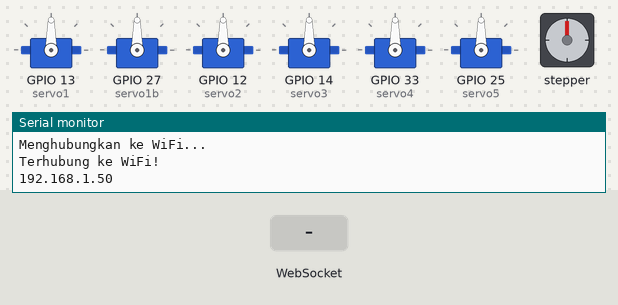
The sketch below on a simulated ESP32. Shown: 6 × servo, stepper motor, the last lines printed to the serial monitor. Inputs (shaded band) come from the test bench. WiFi joins after 1.5 s; servers stay silent unless stated; stepper angles assume 200 steps per turn.

Above: at 3.2 s.
3.3 s: WebSocket text "7" received
At 4.6 s:
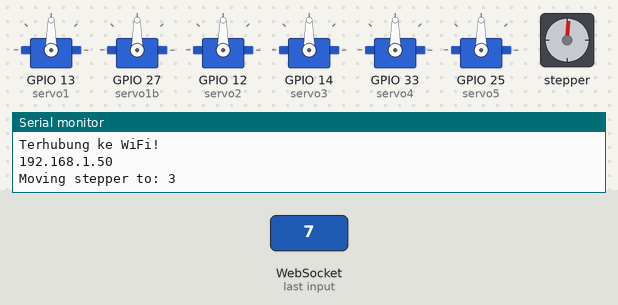
4.9 s: WebSocket text "1" received
At 5.2 s:
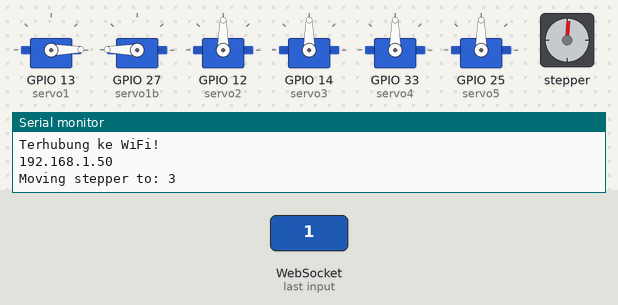
6.4 s: WebSocket text "2" received
At 7.5 s:
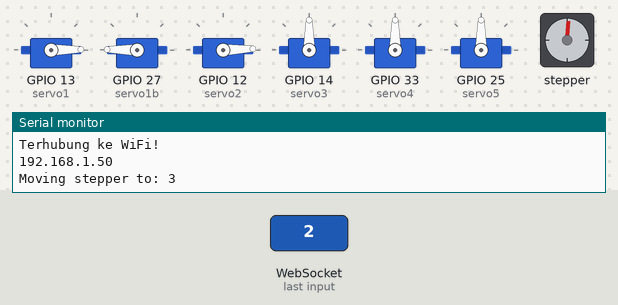
7.9 s: WebSocket text "3" received
At 8.6 s:
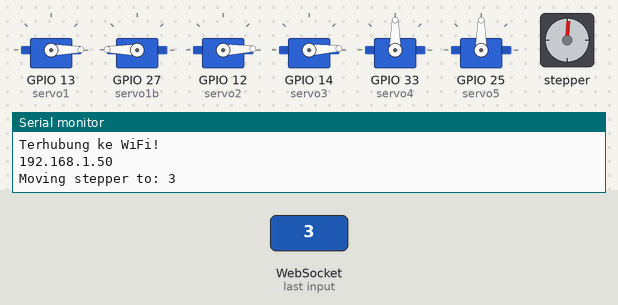
9.4 s: WebSocket text "4" received
At 9.8 s:
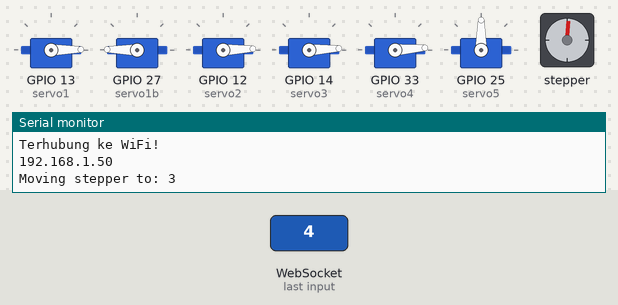
10.9 s: WebSocket text "5" received
At 12.1 s:
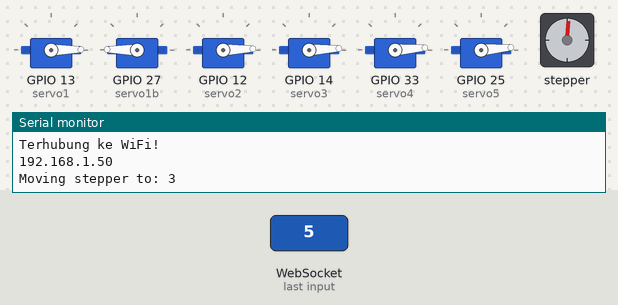
Timing chart, 0 to 13.4 s (numbered marks = the images above; inputs shaded):
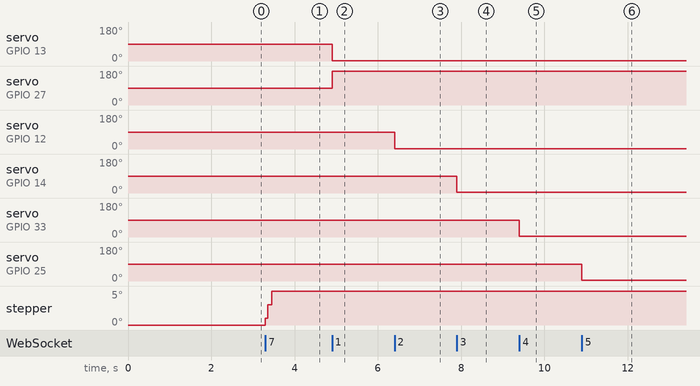

The sketch:

allcontrol.ino
```cpp
#include <WiFi.h>
#include <WebServer.h>
#include <WebSocketsServer.h>
#include <ESP32Servo.h>
#include <AccelStepper.h>

const char* ssid = "Kipas Angin";
const char* password = "11223344";

#define motorInterfaceType 1
#define dirPin 26  // Pin for direction
#define stepPin 35

AccelStepper stepper(motorInterfaceType, stepPin, dirPin);

WebServer server(80);            // HTTP server pada port 80
WebSocketsServer webSocket(81);  // WebSocket server pada port 81

Servo servo1;   // Lower arm servo 1
Servo servo1b;  // Lower arm servo 2 (tambahan)
Servo servo2;
Servo servo3;
Servo servo4;
Servo servo5;
Servo servo6;

const int stepsPerRevolution = 200;  // Jumlah langkah untuk 1 putaran penuh (360 derajat)

// Halaman HTML di-embed langsung di dalam kode
const char* htmlPage = R"rawliteral(
<!DOCTYPE html>
<html lang="en">
  <head>
    <meta charset="UTF-8" />
    <meta name="viewport" content="width=device-width, initial-scale=1.0" />
    <title>Robot Arm Control</title>
    <style>
      body {
        font-family: Arial, sans-serif;
        background-color: #f4f4f4;
        color: #333;
        margin: 0;
        padding: 20px;
        display: flex;
        flex-direction: column;
        align-items: center;
        justify-content: center;
        height: 100vh;
      }

      h1 {
        color: #333;
        margin-bottom: 20px;
      }

      div {
        margin-bottom: 15px;
        width: 100%;
        max-width: 400px;
      }

      label {
        font-size: 1.2em;
        display: block;
        margin-bottom: 5px;
      }

      input[type="range"] {
        width: 100%;
        height: 5px;
        -webkit-appearance: none;
        appearance: none;
        background: #ddd;
        border-radius: 5px;
        outline: none;
      }

      input[type="range"]::-webkit-slider-thumb {
        -webkit-appearance: none;
        appearance: none;
        width: 20px;
        height: 20px;
        background: #333;
        cursor: pointer;
        border-radius: 50%;
      }

      input[type="range"]::-moz-range-thumb {
        width: 20px;
        height: 20px;
        background: #333;
        cursor: pointer;
        border-radius: 50%;
      }

      .degree-display {
        font-size: 1.2em;
        margin-top: 10px;
        text-align: center;
        color: #555;
      }

      .button-container {
        display: flex;
        gap: 10px;
        margin-top: 20px;
        flex-wrap: wrap;
      }

      button {
        padding: 10px 20px;
        font-size: 1em;
        background-color: #333;
        color: white;
        border: none;
        border-radius: 5px;
        cursor: pointer;
        transition: background-color 0.3s ease;
      }

      button:hover {
        background-color: #555;
      }

      /* Responsive styling */
      @media (max-width: 600px) {
        h1 {
          font-size: 1.5em;
        }

        label {
          font-size: 1em;
        }

        button {
          padding: 8px 15px;
          font-size: 0.9em;
        }
      }
    </style>
  </head>
  <body>
    <h1>Robot Arm Control</h1>

    <div>
      <label for="servo1">Lower Arm: <span id="servo1Degree">0</span>°</label>
      <input
        type="range"
        id="servo1"
        min="0"
        max="180"
        value="0"
        oninput="updateSlider(1, this.value)"
      />
    </div>

    <div>
      <label for="servo2">Center Arm: <span id="servo2Degree">0</span>°</label>
      <input
        type="range"
        id="servo2"
        min="0"
        max="180"
        value="0"
        oninput="updateSlider(2, this.value)"
      />
    </div>

    <div>
      <label for="servo3">Upper Arm: <span id="servo3Degree">0</span>°</label>
      <input
        type="range"
        id="servo3"
        min="0"
        max="180"
        value="0"
        oninput="updateSlider(3, this.value)"
      />
    </div>

    <div>
      <label for="servo4">Neck Gripper: <span id="servo4Degree">0</span>°</label>
      <input
        type="range"
        id="servo4"
        min="0"
        max="360"
        value="0"
        oninput="updateSlider(4, this.value)"
      />
    </div>

    <div>
      <label for="servo5">Gripper: <span id="servo5Degree">0</span>°</label>
      <input
        type="range"
        id="servo5"
        min="0"
        max="180"
        value="0"
        oninput="updateSlider(5, this.value)"
      />
    </div>

 <div>
      <label for="stepper">Stepper Motor Speed: <span id="stepperDegree">0</span>°</label>
      <input
        type="range"
        id="stepper"
        min="0"
        max="360"
        value="0"
        oninput="updateSlider(7, this.value)"
      />
    </div>

    <button id="start">Start Voice Command</button>
    <p id="status">Press start and speak a command...</p>

    <!-- Button Section -->
    <div class="button-container">
      <button id="recordBtn" onclick="sendCommand('record')">Record</button>
      <button id="stopRecordBtn" onclick="sendCommand('stopRecord')">Stop Record</button>
      <button id="playRecordBtn" onclick="sendCommand('play')">Play Record</button>
      <button id="stopPlayBtn" onclick="sendCommand('stopPlay')">Stop Play</button>
    </div>

    <script>
      var webSocket = new WebSocket("ws://" + window.location.hostname + ":81/");

      ws.onmessage = function(event) {
            console.log("Message from ESP32: ", event.data);
      };

      // Web Speech API
      const startButton = document.getElementById('start');
      const statusText = document.getElementById('status');

      const recognition = new (window.SpeechRecognition || window.webkitSpeechRecognition)();
      recognition.lang = 'en-US'; // Set language to English
      recognition.interimResults = false; // Get final results only
      recognition.continuous = false; // Stop after one result

        // Start recognition when button is clicked
      startButton.addEventListener('click', () => {
          recognition.start();
          statusText.textContent = 'Listening...';
      });

       // When voice is recognized
        recognition.onresult = function(event) {
            const command = event.results[0][0].transcript.toLowerCase();
            console.log('Recognized command:', command);
            statusText.textContent = `Command: "${command}"`;

            // Send command to ESP32 via WebSocket
            ws.send(command);
        };

        recognition.onerror = function(event) {
            console.error('Speech Recognition Error:', event.error);
            statusText.textContent = 'Error occurred. Try again.';
        };

        recognition.onspeechend = function() {
                      recognition.stop();
                      statusText.textContent = 'Voice recognition stopped.';
        };

      function updateSlider(servo, angle) {
        document.getElementById(`servo${servo}Degree`).innerText = angle;
        sendServoPosition(servo, angle);

        if (servo === 7) {
          document.getElementById(`stepperDegree`).innerText = angle;  // Update Stepper angle display
        }
      }

      function sendServoPosition(servo, angle) {
        webSocket.send(servo + ":" + angle);
      }

      function sendCommand(command) {
        webSocket.send("cmd:" + command);
      }
    </script>
  </body>
</html>
)rawliteral";

void handleRoot() {
  server.send(200, "text/html", htmlPage);
}

// void handleVoiceCommand(String command) {
//   if (command.indexOf("move forward") != -1) {
//     // Gerakkan robot maju
//     Serial.println("Moving Forward...");
//     // Masukkan kode untuk gerakan maju
//   } else if (command.indexOf("rotate") != -1) {
//     // Gerakkan robot berputar
//     Serial.println("Rotating...");
//     // Masukkan kode untuk rotasi
//   } else if (command.indexOf("grab object") != -1) {
//     // Gerakkan lengan untuk mengambil objek
//     Serial.println("Grabbing Object...");
//     // Masukkan kode untuk mengambil objek
//   }
// }

void webSocketEvent(uint8_t num, WStype_t type, uint8_t* payload, size_t length) {
  if (type == WStype_TEXT) {
    String message = String((char*)payload);

    // Parsing pesan dari WebSocket (contoh: "1:90" berarti Servo 1, sudut 90 derajat)
    int servoIndex = message.substring(0, message.indexOf(':')).toInt();
    int angle = message.substring(message.indexOf(':') + 1).toInt();
    int targetPosition = (angle * stepsPerRevolution) / 360;

    // Serial.println("Command received: " + command);
    // handleVoiceCommand(command);

    // Kontrol servo sesuai dengan pesan yang diterima
    switch (servoIndex) {
      case 1:
        servo1.write(angle);
        servo1b.write(180 - angle);
        break;
      case 2:
        servo2.write(angle);
        break;
      case 3:
        servo3.write(angle);
        break;
      case 4:
        servo4.write(angle);
        break;
      case 5:
        servo5.write(angle);
        break;
      case 6:
        servo6.write(angle);
        break;
      case 7:
        // Mengonversi derajat ke langkah stepper
        int targetPosition = (angle * stepsPerRevolution) / 360;
        Serial.print("Moving stepper to: ");
        Serial.println(targetPosition);

        // Gerakkan stepper ke posisi yang ditentukan
        stepper.moveTo(targetPosition);
        break;
    }
  }
}

void setup() {
  Serial.begin(115200);

  // Koneksi ke WiFi
  WiFi.begin(ssid, password);
  while (WiFi.status() != WL_CONNECTED) {
    delay(1000);
    Serial.println("Menghubungkan ke WiFi...");
  }
  Serial.println("Terhubung ke WiFi!");
  Serial.println(WiFi.localIP());

  // Setup servo
  servo1.attach(13);   // Lower arm servo 1
  servo1b.attach(27);  // Lower arm servo 2 (terbalik)
  servo2.attach(12);   // Center arm
  servo3.attach(14);   // Upper arm
  servo4.attach(33);   // Neck gripper
  servo5.attach(25);   // Gripper

  // Inisialisasi stepper
  stepper.setMaxSpeed(500);       // Set kecepatan maksimum motor stepper
  stepper.setAcceleration(100);   // Set akselerasi agar motor bergerak dengan lebih smooth
  stepper.setCurrentPosition(0);  // Set posisi awal stepper ke 0
  stepper.stop();

  // WebSocket
  webSocket.begin();
  webSocket.onEvent(webSocketEvent);

  // Setup server
  server.on("/", handleRoot);
  server.begin();
}

void loop() {
  webSocket.loop();
  server.handleClient();

  stepper.run();  // Memastikan stepper bergerak ke posisi yang diinginkan
}
```

Measured:
- after the input at 4.9 s, servo on GPIO 13 (servo1): 90° → 1° at once; servo on GPIO 27 (servo1b): 90° → 179° at once
- after the input at 6.4 s, servo on GPIO 12 (servo2): 90° → 2° at once
- after the input at 7.9 s, servo on GPIO 14 (servo3): 90° → 3° at once
- after the input at 9.4 s, servo on GPIO 33 (servo4): 90° → 4° at once
- after the input at 10.9 s, servo on GPIO 25 (servo5): 90° → 5° at once
